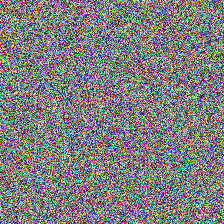
#> input picture sample_input.png, 224 x 224 px
$ python -i uncertainty.py   (imports and definitions only)
#> lines starting #> are read from the running program, lines starting #| are printed output that depends on the picture
from __future__ import annotations

from dataclasses import dataclass

import numpy as np
from PIL import Image, ImageEnhance


@dataclass
class StabilityResult:
    mean_confidence: float
    std_confidence: float
    consistency: float
    badge: str
    predictions: list[str]
    confidences: list[float]


def _random_transform(image: Image.Image) -> Image.Image:
    img = image.copy()
    w, h = img.size

    # Random crop with mild scale change.
    scale = np.random.uniform(0.92, 1.0)
    nw, nh = int(w * scale), int(h * scale)
    x1 = np.random.randint(0, max(1, w - nw + 1))
    y1 = np.random.randint(0, max(1, h - nh + 1))
    img = img.crop((x1, y1, x1 + nw, y1 + nh)).resize((w, h))

    # Brightness jitter.
    brightness_factor = np.random.uniform(0.9, 1.1)
    img = ImageEnhance.Brightness(img).enhance(brightness_factor)

    # Slight rotation.
    angle = float(np.random.uniform(-8, 8))
    img = img.rotate(angle, resample=Image.BILINEAR)
    return img


# [42 lines left out: function analyze_prediction_stability, not called in this run]

>>> import cv2
>>> picture = cv2.imread('../sample_input.png', cv2.IMREAD_GRAYSCALE)
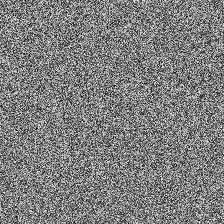
#> picture: shape (224, 224); min 2, max 251, mean 126.3
#> (the run stopped early here; a loop or call above may not have finished)
